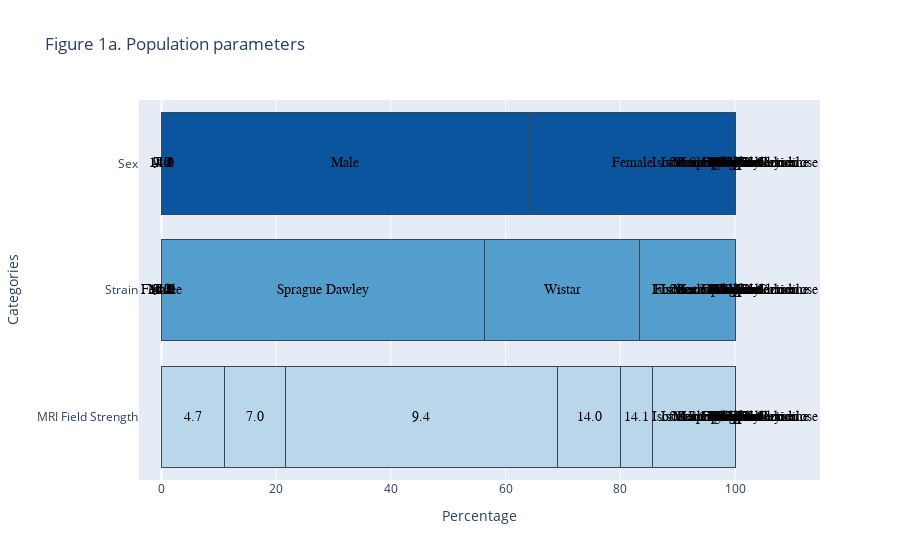

Notebook code for this chart:
### Code cell
# -- Figure 1a --

fig = go.Figure()
annotations = []

# categories = ['MRI field strength', 'stimulation location', 'stimulation type', 'anesthesia', 'strain', 'sex']
# colors = ['rgba(204, 0, 0, 0.8)', 'rgba(204, 102, 0, 0.8)', 'rgba(153, 153, 0, 0.8)', 'rgba(0, 153, 153, 0.8)', 'rgba(102, 0, 204, 0.8)', 'rgba(204, 0, 102, 0.8)']
# magma = ['rgba(0.135053, 0.068391, 0.315)', 'rgba(0.372116, 0.092816, 0.499053)', 'rgba(0.594508, 0.175701, 0.501241)', 'rgba(0.828886, 0.262229, 0.430644)', 'rgba(0.973381, 0.46152, 0.361965)', 'rgba(0.997341, 0.733545, 0.505167)'] #magma in seaborn

categories = ['MRI Field Strength', 'Strain', 'Sex']
blues = ['rgba(0.7309496347558632, 0.8394771241830065, 0.9213225682429834)', 'rgba(0.32628988850442137, 0.6186236063052672, 0.802798923490965)', 'rgba(0.044059976931949255, 0.3338869665513264, 0.6244521337946944)']

for category, color in zip(categories, blues):
    y_label = category
    yd = y_label

    space = 0
    for x_label, xd in metadata[y_label].items():
        fig.add_trace(go.Bar(
            y=[yd],
            x=[xd],
            #name= x_label,
            orientation='h',
            marker=dict(
                color=color,
                line=dict(color='rgba(58, 71, 80, 1.0)', width=1)
            )
        ))

        annotations.append(dict(
                                xref='x', 
                                yref='y',
                                x=space + xd / 2, y=yd,
                                text=x_label,
                                font=dict(family='Arial', 
                                          size=14,
                                          color='rgb(0, 0, 0)'),
                                showarrow=False,
                                ))

        space += xd


layout = go.Layout(
    title='Figure 1a. Population parameters',
    barmode='stack',
    yaxis=dict(title='Categories', showticklabels=True),
    xaxis=dict(title='Percentage',tickformat=".f", ),
    showlegend=True,
    annotations=annotations)

fig.update_layout(layout, showlegend=False)


fig.update_layout(barmode='stack',
                 showlegend=False)


plt.savefig('/project/4180000.19/multirat_stim/scratch/plots/population/scratch_population_parameters.svg', format='svg', dpi=100)
#fig.write_image('/project/4180000.19/multirat_stim/scratch/plots/population/scratch_population_parameters.pmg', format='png')

fig.show()

### Figure 1 — Plotly figure (JSON) as saved in the notebook; plotly's stock layout.template omitted (floating-point values rounded to 4 significant figures)
{"data": [{"marker": {"color": "rgba(0.7309496347558632, 0.8394771241830065, 0.9213225682429834)", "line": {"color": "rgba(58, 71, 80, 1.0)", "width": 1}}, "orientation": "h", "type": "bar", "x": [11.05], "y": ["MRI Field Strength"]}, {"marker": {"color": "rgba(0.7309496347558632, 0.8394771241830065, 0.9213225682429834)", "line": {"color": "rgba(58, 71, 80, 1.0)", "width": 1}}, "orientation": "h", "type": "bar", "x": [10.5], "y": ["MRI Field Strength"]}, {"marker": {"color": "rgba(0.7309496347558632, 0.8394771241830065, 0.9213225682429834)", "line": {"color": "rgba(58, 71, 80, 1.0)", "width": 1}}, "orientation": "h", "type": "bar", "x": [47.51], "y": ["MRI Field Strength"]}, {"marker": {"color": "rgba(0.7309496347558632, 0.8394771241830065, 0.9213225682429834)", "line": {"color": "rgba(58, 71, 80, 1.0)", "width": 1}}, "orientation": "h", "type": "bar", "x": [11.05], "y": ["MRI Field Strength"]}, {"marker": {"color": "rgba(0.7309496347558632, 0.8394771241830065, 0.9213225682429834)", "line": {"color": "rgba(58, 71, 80, 1.0)", "width": 1}}, "orientation": "h", "type": "bar", "x": [5.525], "y": ["MRI Field Strength"]}, {"marker": {"color": "rgba(0.7309496347558632, 0.8394771241830065, 0.9213225682429834)", "line": {"color": "rgba(58, 71, 80, 1.0)", "width": 1}}, "orientation": "h", "type": "bar", "x": [14.36], "y": ["MRI Field Strength"]}, {"marker": {"color": "rgba(0.7309496347558632, 0.8394771241830065, 0.9213225682429834)", "line": {"color": "rgba(58, 71, 80, 1.0)", "width": 1}}, "orientation": "h", "type": "bar", "x": [0], "y": ["MRI Field Strength"]}, {"marker": {"color": "rgba(0.7309496347558632, 0.8394771241830065, 0.9213225682429834)", "line": {"color": "rgba(58, 71, 80, 1.0)", "width": 1}}, "orientation": "h", "type": "bar", "x": [0], "y": ["MRI Field Strength"]}, {"marker": {"color": "rgba(0.7309496347558632, 0.8394771241830065, 0.9213225682429834)", "line": {"color": "rgba(58, 71, 80, 1.0)", "width": 1}}, "orientation": "h", "type": "bar", "x": [0], "y": ["MRI Field Strength"]}, {"marker": {"color": "rgba(0.7309496347558632, 0.8394771241830065, 0.9213225682429834)", "line": {"color": "rgba(58, 71, 80, 1.0)", "width": 1}}, "orientation": "h", "type": "bar", "x": [0], "y": ["MRI Field Strength"]}, {"marker": {"color": "rgba(0.7309496347558632, 0.8394771241830065, 0.9213225682429834)", "line": {"color": "rgba(58, 71, 80, 1.0)", "width": 1}}, "orientation": "h", "type": "bar", "x": [0], "y": ["MRI Field Strength"]}, {"marker": {"color": "rgba(0.7309496347558632, 0.8394771241830065, 0.9213225682429834)", "line": {"color": "rgba(58, 71, 80, 1.0)", "width": 1}}, "orientation": "h", "type": "bar", "x": [0], "y": ["MRI Field Strength"]}, {"marker": {"color": "rgba(0.7309496347558632, 0.8394771241830065, 0.9213225682429834)", "line": {"color": "rgba(58, 71, 80, 1.0)", "width": 1}}, "orientation": "h", "type": "bar", "x": [0], "y": ["MRI Field Strength"]}, {"marker": {"color": "rgba(0.7309496347558632, 0.8394771241830065, 0.9213225682429834)", "line": {"color": "rgba(58, 71, 80, 1.0)", "width": 1}}, "orientation": "h", "type": "bar", "x": [0], "y": ["MRI Field Strength"]}, {"marker": {"color": "rgba(0.7309496347558632, 0.8394771241830065, 0.9213225682429834)", "line": {"color": "rgba(58, 71, 80, 1.0)", "width": 1}}, "orientation": "h", "type": "bar", "x": [0], "y": ["MRI Field Strength"]}, {"marker": {"color": "rgba(0.7309496347558632, 0.8394771241830065, 0.9213225682429834)", "line": {"color": "rgba(58, 71, 80, 1.0)", "width": 1}}, "orientation": "h", "type": "bar", "x": [0], "y": ["MRI Field Strength"]}, {"marker": {"color": "rgba(0.7309496347558632, 0.8394771241830065, 0.9213225682429834)", "line": {"color": "rgba(58, 71, 80, 1.0)", "width": 1}}, "orientation": "h", "type": "bar", "x": [0], "y": ["MRI Field Strength"]}, {"marker": {"color": "rgba(0.7309496347558632, 0.8394771241830065, 0.9213225682429834)", "line": {"color": "rgba(58, 71, 80, 1.0)", "width": 1}}, "orientation": "h", "type": "bar", "x": [0], "y": ["MRI Field Strength"]}, {"marker": {"color": "rgba(0.7309496347558632, 0.8394771241830065, 0.9213225682429834)", "line": {"color": "rgba(58, 71, 80, 1.0)", "width": 1}}, "orientation": "h", "type": "bar", "x": [0], "y": ["MRI Field Strength"]}, {"marker": {"color": "rgba(0.7309496347558632, 0.8394771241830065, 0.9213225682429834)", "line": {"color": "rgba(58, 71, 80, 1.0)", "width": 1}}, "orientation": "h", "type": "bar", "x": [0], "y": ["MRI Field Strength"]}, {"marker": {"color": "rgba(0.7309496347558632, 0.8394771241830065, 0.9213225682429834)", "line": {"color": "rgba(58, 71, 80, 1.0)", "width": 1}}, "orientation": "h", "type": "bar", "x": [0], "y": ["MRI Field Strength"]}, {"marker": {"color": "rgba(0.7309496347558632, 0.8394771241830065, 0.9213225682429834)", "line": {"color": "rgba(58, 71, 80, 1.0)", "width": 1}}, "orientation": "h", "type": "bar", "x": [0], "y": ["MRI Field Strength"]}, {"marker": {"color": "rgba(0.7309496347558632, 0.8394771241830065, 0.9213225682429834)", "line": {"color": "rgba(58, 71, 80, 1.0)", "width": 1}}, "orientation": "h", "type": "bar", "x": [0], "y": ["MRI Field Strength"]}, {"marker": {"color": "rgba(0.7309496347558632, 0.8394771241830065, 0.9213225682429834)", "line": {"color": "rgba(58, 71, 80, 1.0)", "width": 1}}, "orientation": "h", "type": "bar", "x": [0], "y": ["MRI Field Strength"]}, {"marker": {"color": "rgba(0.32628988850442137, 0.6186236063052672, 0.802798923490965)", "line": {"color": "rgba(58, 71, 80, 1.0)", "width": 1}}, "orientation": "h", "type": "bar", "x": [0], "y": ["Strain"]}, {"marker": {"color": "rgba(0.32628988850442137, 0.6186236063052672, 0.802798923490965)", "line": {"color": "rgba(58, 71, 80, 1.0)", "width": 1}}, "orientation": "h", "type": "bar", "x": [0], "y": ["Strain"]}, {"marker": {"color": "rgba(0.32628988850442137, 0.6186236063052672, 0.802798923490965)", "line": {"color": "rgba(58, 71, 80, 1.0)", "width": 1}}, "orientation": "h", "type": "bar", "x": [0], "y": ["Strain"]}, {"marker": {"color": "rgba(0.32628988850442137, 0.6186236063052672, 0.802798923490965)", "line": {"color": "rgba(58, 71, 80, 1.0)", "width": 1}}, "orientation": "h", "type": "bar", "x": [0], "y": ["Strain"]}, {"marker": {"color": "rgba(0.32628988850442137, 0.6186236063052672, 0.802798923490965)", "line": {"color": "rgba(58, 71, 80, 1.0)", "width": 1}}, "orientation": "h", "type": "bar", "x": [0], "y": ["Strain"]}, {"marker": {"color": "rgba(0.32628988850442137, 0.6186236063052672, 0.802798923490965)", "line": {"color": "rgba(58, 71, 80, 1.0)", "width": 1}}, "orientation": "h", "type": "bar", "x": [0], "y": ["Strain"]}, {"marker": {"color": "rgba(0.32628988850442137, 0.6186236063052672, 0.802798923490965)", "line": {"color": "rgba(58, 71, 80, 1.0)", "width": 1}}, "orientation": "h", "type": "bar", "x": [0], "y": ["Strain"]}, {"marker": {"color": "rgba(0.32628988850442137, 0.6186236063052672, 0.802798923490965)", "line": {"color": "rgba(58, 71, 80, 1.0)", "width": 1}}, "orientation": "h", "type": "bar", "x": [0], "y": ["Strain"]}, {"marker": {"color": "rgba(0.32628988850442137, 0.6186236063052672, 0.802798923490965)", "line": {"color": "rgba(58, 71, 80, 1.0)", "width": 1}}, "orientation": "h", "type": "bar", "x": [56.35], "y": ["Strain"]}, {"marker": {"color": "rgba(0.32628988850442137, 0.6186236063052672, 0.802798923490965)", "line": {"color": "rgba(58, 71, 80, 1.0)", "width": 1}}, "orientation": "h", "type": "bar", "x": [27.07], "y": ["Strain"]}, {"marker": {"color": "rgba(0.32628988850442137, 0.6186236063052672, 0.802798923490965)", "line": {"color": "rgba(58, 71, 80, 1.0)", "width": 1}}, "orientation": "h", "type": "bar", "x": [16.57], "y": ["Strain"]}, {"marker": {"color": "rgba(0.32628988850442137, 0.6186236063052672, 0.802798923490965)", "line": {"color": "rgba(58, 71, 80, 1.0)", "width": 1}}, "orientation": "h", "type": "bar", "x": [0], "y": ["Strain"]}, {"marker": {"color": "rgba(0.32628988850442137, 0.6186236063052672, 0.802798923490965)", "line": {"color": "rgba(58, 71, 80, 1.0)", "width": 1}}, "orientation": "h", "type": "bar", "x": [0], "y": ["Strain"]}, {"marker": {"color": "rgba(0.32628988850442137, 0.6186236063052672, 0.802798923490965)", "line": {"color": "rgba(58, 71, 80, 1.0)", "width": 1}}, "orientation": "h", "type": "bar", "x": [0], "y": ["Strain"]}, {"marker": {"color": "rgba(0.32628988850442137, 0.6186236063052672, 0.802798923490965)", "line": {"color": "rgba(58, 71, 80, 1.0)", "width": 1}}, "orientation": "h", "type": "bar", "x": [0], "y": ["Strain"]}, {"marker": {"color": "rgba(0.32628988850442137, 0.6186236063052672, 0.802798923490965)", "line": {"color": "rgba(58, 71, 80, 1.0)", "width": 1}}, "orientation": "h", "type": "bar", "x": [0], "y": ["Strain"]}, {"marker": {"color": "rgba(0.32628988850442137, 0.6186236063052672, 0.802798923490965)", "line": {"color": "rgba(58, 71, 80, 1.0)", "width": 1}}, "orientation": "h", "type": "bar", "x": [0], "y": ["Strain"]}, {"marker": {"color": "rgba(0.32628988850442137, 0.6186236063052672, 0.802798923490965)", "line": {"color": "rgba(58, 71, 80, 1.0)", "width": 1}}, "orientation": "h", "type": "bar", "x": [0], "y": ["Strain"]}, {"marker": {"color": "rgba(0.32628988850442137, 0.6186236063052672, 0.802798923490965)", "line": {"color": "rgba(58, 71, 80, 1.0)", "width": 1}}, "orientation": "h", "type": "bar", "x": [0], "y": ["Strain"]}, {"marker": {"color": "rgba(0.32628988850442137, 0.6186236063052672, 0.802798923490965)", "line": {"color": "rgba(58, 71, 80, 1.0)", "width": 1}}, "orientation": "h", "type": "bar", "x": [0], "y": ["Strain"]}, {"marker": {"color": "rgba(0.32628988850442137, 0.6186236063052672, 0.802798923490965)", "line": {"color": "rgba(58, 71, 80, 1.0)", "width": 1}}, "orientation": "h", "type": "bar", "x": [0], "y": ["Strain"]}, {"marker": {"color": "rgba(0.32628988850442137, 0.6186236063052672, 0.802798923490965)", "line": {"color": "rgba(58, 71, 80, 1.0)", "width": 1}}, "orientation": "h", "type": "bar", "x": [0], "y": ["Strain"]}, {"marker": {"color": "rgba(0.32628988850442137, 0.6186236063052672, 0.802798923490965)", "line": {"color": "rgba(58, 71, 80, 1.0)", "width": 1}}, "orientation": "h", "type": "bar", "x": [0], "y": ["Strain"]}, {"marker": {"color": "rgba(0.32628988850442137, 0.6186236063052672, 0.802798923490965)", "line": {"color": "rgba(58, 71, 80, 1.0)", "width": 1}}, "orientation": "h", "type": "bar", "x": [0], "y": ["Strain"]}, {"marker": {"color": "rgba(0.044059976931949255, 0.3338869665513264, 0.6244521337946944)", "line": {"color": "rgba(58, 71, 80, 1.0)", "width": 1}}, "orientation": "h", "type": "bar", "x": [0], "y": ["Sex"]}, {"marker": {"color": "rgba(0.044059976931949255, 0.3338869665513264, 0.6244521337946944)", "line": {"color": "rgba(58, 71, 80, 1.0)", "width": 1}}, "orientation": "h", "type": "bar", "x": [0], "y": ["Sex"]}, {"marker": {"color": "rgba(0.044059976931949255, 0.3338869665513264, 0.6244521337946944)", "line": {"color": "rgba(58, 71, 80, 1.0)", "width": 1}}, "orientation": "h", "type": "bar", "x": [0], "y": ["Sex"]}, {"marker": {"color": "rgba(0.044059976931949255, 0.3338869665513264, 0.6244521337946944)", "line": {"color": "rgba(58, 71, 80, 1.0)", "width": 1}}, "orientation": "h", "type": "bar", "x": [0], "y": ["Sex"]}, {"marker": {"color": "rgba(0.044059976931949255, 0.3338869665513264, 0.6244521337946944)", "line": {"color": "rgba(58, 71, 80, 1.0)", "width": 1}}, "orientation": "h", "type": "bar", "x": [0], "y": ["Sex"]}, {"marker": {"color": "rgba(0.044059976931949255, 0.3338869665513264, 0.6244521337946944)", "line": {"color": "rgba(58, 71, 80, 1.0)", "width": 1}}, "orientation": "h", "type": "bar", "x": [0], "y": ["Sex"]}, {"marker": {"color": "rgba(0.044059976931949255, 0.3338869665513264, 0.6244521337946944)", "line": {"color": "rgba(58, 71, 80, 1.0)", "width": 1}}, "orientation": "h", "type": "bar", "x": [64.09], "y": ["Sex"]}, {"marker": {"color": "rgba(0.044059976931949255, 0.3338869665513264, 0.6244521337946944)", "line": {"color": "rgba(58, 71, 80, 1.0)", "width": 1}}, "orientation": "h", "type": "bar", "x": [35.91], "y": ["Sex"]}, {"marker": {"color": "rgba(0.044059976931949255, 0.3338869665513264, 0.6244521337946944)", "line": {"color": "rgba(58, 71, 80, 1.0)", "width": 1}}, "orientation": "h", "type": "bar", "x": [0], "y": ["Sex"]}, {"marker": {"color": "rgba(0.044059976931949255, 0.3338869665513264, 0.6244521337946944)", "line": {"color": "rgba(58, 71, 80, 1.0)", "width": 1}}, "orientation": "h", "type": "bar", "x": [0], "y": ["Sex"]}, {"marker": {"color": "rgba(0.044059976931949255, 0.3338869665513264, 0.6244521337946944)", "line": {"color": "rgba(58, 71, 80, 1.0)", "width": 1}}, "orientation": "h", "type": "bar", "x": [0], "y": ["Sex"]}, {"marker": {"color": "rgba(0.044059976931949255, 0.3338869665513264, 0.6244521337946944)", "line": {"color": "rgba(58, 71, 80, 1.0)", "width": 1}}, "orientation": "h", "type": "bar", "x": [0], "y": ["Sex"]}, {"marker": {"color": "rgba(0.044059976931949255, 0.3338869665513264, 0.6244521337946944)", "line": {"color": "rgba(58, 71, 80, 1.0)", "width": 1}}, "orientation": "h", "type": "bar", "x": [0], "y": ["Sex"]}, {"marker": {"color": "rgba(0.044059976931949255, 0.3338869665513264, 0.6244521337946944)", "line": {"color": "rgba(58, 71, 80, 1.0)", "width": 1}}, "orientation": "h", "type": "bar", "x": [0], "y": ["Sex"]}, {"marker": {"color": "rgba(0.044059976931949255, 0.3338869665513264, 0.6244521337946944)", "line": {"color": "rgba(58, 71, 80, 1.0)", "width": 1}}, "orientation": "h", "type": "bar", "x": [0], "y": ["Sex"]}, {"marker": {"color": "rgba(0.044059976931949255, 0.3338869665513264, 0.6244521337946944)", "line": {"color": "rgba(58, 71, 80, 1.0)", "width": 1}}, "orientation": "h", "type": "bar", "x": [0], "y": ["Sex"]}, {"marker": {"color": "rgba(0.044059976931949255, 0.3338869665513264, 0.6244521337946944)", "line": {"color": "rgba(58, 71, 80, 1.0)", "width": 1}}, "orientation": "h", "type": "bar", "x": [0], "y": ["Sex"]}, {"marker": {"color": "rgba(0.044059976931949255, 0.3338869665513264, 0.6244521337946944)", "line": {"color": "rgba(58, 71, 80, 1.0)", "width": 1}}, "orientation": "h", "type": "bar", "x": [0], "y": ["Sex"]}, {"marker": {"color": "rgba(0.044059976931949255, 0.3338869665513264, 0.6244521337946944)", "line": {"color": "rgba(58, 71, 80, 1.0)", "width": 1}}, "orientation": "h", "type": "bar", "x": [0], "y": ["Sex"]}, {"marker": {"color": "rgba(0.044059976931949255, 0.3338869665513264, 0.6244521337946944)", "line": {"color": "rgba(58, 71, 80, 1.0)", "width": 1}}, "orientation": "h", "type": "bar", "x": [0], "y": ["Sex"]}, {"marker": {"color": "rgba(0.044059976931949255, 0.3338869665513264, 0.6244521337946944)", "line": {"color": "rgba(58, 71, 80, 1.0)", "width": 1}}, "orientation": "h", "type": "bar", "x": [0], "y": ["Sex"]}, {"marker": {"color": "rgba(0.044059976931949255, 0.3338869665513264, 0.6244521337946944)", "line": {"color": "rgba(58, 71, 80, 1.0)", "width": 1}}, "orientation": "h", "type": "bar", "x": [0], "y": ["Sex"]}, {"marker": {"color": "rgba(0.044059976931949255, 0.3338869665513264, 0.6244521337946944)", "line": {"color": "rgba(58, 71, 80, 1.0)", "width": 1}}, "orientation": "h", "type": "bar", "x": [0], "y": ["Sex"]}, {"marker": {"color": "rgba(0.044059976931949255, 0.3338869665513264, 0.6244521337946944)", "line": {"color": "rgba(58, 71, 80, 1.0)", "width": 1}}, "orientation": "h", "type": "bar", "x": [0], "y": ["Sex"]}], "layout": {"annotations": [{"font": {"color": "rgb(0, 0, 0)", "family": "Arial", "size": 14}, "showarrow": false, "text": "4.7", "x": 5.525, "xref": "x", "y": "MRI Field Strength", "yref": "y"}, {"font": {"color": "rgb(0, 0, 0)", "family": "Arial", "size": 14}, "showarrow": false, "text": "7.0", "x": 16.3, "xref": "x", "y": "MRI Field Strength", "yref": "y"}, {"font": {"color": "rgb(0, 0, 0)", "family": "Arial", "size": 14}, "showarrow": false, "text": "9.4", "x": 45.3, "xref": "x", "y": "MRI Field Strength", "yref": "y"}, {"font": {"color": "rgb(0, 0, 0)", "family": "Arial", "size": 14}, "showarrow": false, "text": "14.0", "x": 74.59, "xref": "x", "y": "MRI Field Strength", "yref": "y"}, {"font": {"color": "rgb(0, 0, 0)", "family": "Arial", "size": 14}, "showarrow": false, "text": "14.1", "x": 82.87, "xref": "x", "y": "MRI Field Strength", "yref": "y"}, {"font": {"color": "rgb(0, 0, 0)", "family": "Arial", "size": 14}, "showarrow": false, "text": "17.2", "x": 92.82, "xref": "x", "y": "MRI Field Strength", "yref": "y"}, {"font": {"color": "rgb(0, 0, 0)", "family": "Arial", "size": 14}, "showarrow": false, "text": "Male", "x": 100, "xref": "x", "y": "MRI Field Strength", "yref": "y"}, {"font": {"color": "rgb(0, 0, 0)", "family": "Arial", "size": 14}, "showarrow": false, "text": "Female", "x": 100, "xref": "x", "y": "MRI Field Strength", "yref": "y"}, {"font": {"color": "rgb(0, 0, 0)", "family": "Arial", "size": 14}, "showarrow": false, "text": "Sprague Dawley", "x": 100, "xref": "x", "y": "MRI Field Strength", "yref": "y"}, {"font": {"color": "rgb(0, 0, 0)", "family": "Arial", "size": 14}, "showarrow": false, "text": "Wistar", "x": 100, "xref": "x", "y": "MRI Field Strength", "yref": "y"}, {"font": {"color": "rgb(0, 0, 0)", "family": "Arial", "size": 14}, "showarrow": false, "text": "Fischer 344", "x": 100, "xref": "x", "y": "MRI Field Strength", "yref": "y"}, {"font": {"color": "rgb(0, 0, 0)", "family": "Arial", "size": 14}, "showarrow": false, "text": "Isoflurane / Medetomidine", "x": 100, "xref": "x", "y": "MRI Field Strength", "yref": "y"}, {"font": {"color": "rgb(0, 0, 0)", "family": "Arial", "size": 14}, "showarrow": false, "text": "Isoflurane", "x": 100, "xref": "x", "y": "MRI Field Strength", "yref": "y"}, {"font": {"color": "rgb(0, 0, 0)", "family": "Arial", "size": 14}, "showarrow": false, "text": "Isoflurane / Alpha-Chloralose", "x": 100, "xref": "x", "y": "MRI Field Strength", "yref": "y"}, {"font": {"color": "rgb(0, 0, 0)", "family": "Arial", "size": 14}, "showarrow": false, "text": "Ketamine / Xylazine", "x": 100, "xref": "x", "y": "MRI Field Strength", "yref": "y"}, {"font": {"color": "rgb(0, 0, 0)", "family": "Arial", "size": 14}, "showarrow": false, "text": "Electric", "x": 100, "xref": "x", "y": "MRI Field Strength", "yref": "y"}, {"font": {"color": "rgb(0, 0, 0)", "family": "Arial", "size": 14}, "showarrow": false, "text": "Light", "x": 100, "xref": "x", "y": "MRI Field Strength", "yref": "y"}, {"font": {"color": "rgb(0, 0, 0)", "family": "Arial", "size": 14}, "showarrow": false, "text": "Thermal", "x": 100, "xref": "x", "y": "MRI Field Strength", "yref": "y"}, {"font": {"color": "rgb(0, 0, 0)", "family": "Arial", "size": 14}, "showarrow": false, "text": "Optogenetic", "x": 100, "xref": "x", "y": "MRI Field Strength", "yref": "y"}, {"font": {"color": "rgb(0, 0, 0)", "family": "Arial", "size": 14}, "showarrow": false, "text": "Mechanical Deflection", "x": 100, "xref": "x", "y": "MRI Field Strength", "yref": "y"}, {"font": {"color": "rgb(0, 0, 0)", "family": "Arial", "size": 14}, "showarrow": false, "text": "Forepaw", "x": 100, "xref": "x", "y": "MRI Field Strength", "yref": "y"}, {"font": {"color": "rgb(0, 0, 0)", "family": "Arial", "size": 14}, "showarrow": false, "text": "Hindpaw", "x": 100, "xref": "x", "y": "MRI Field Strength", "yref": "y"}, {"font": {"color": "rgb(0, 0, 0)", "family": "Arial", "size": 14}, "showarrow": false, "text": "Eye", "x": 100, "xref": "x", "y": "MRI Field Strength", "yref": "y"}, {"font": {"color": "rgb(0, 0, 0)", "family": "Arial", "size": 14}, "showarrow": false, "text": "Whiskers", "x": 100, "xref": "x", "y": "MRI Field Strength", "yref": "y"}, {"font": {"color": "rgb(0, 0, 0)", "family": "Arial", "size": 14}, "showarrow": false, "text": "4.7", "x": 0, "xref": "x", "y": "Strain", "yref": "y"}, {"font": {"color": "rgb(0, 0, 0)", "family": "Arial", "size": 14}, "showarrow": false, "text": "7.0", "x": 0, "xref": "x", "y": "Strain", "yref": "y"}, {"font": {"color": "rgb(0, 0, 0)", "family": "Arial", "size": 14}, "showarrow": false, "text": "9.4", "x": 0, "xref": "x", "y": "Strain", "yref": "y"}, {"font": {"color": "rgb(0, 0, 0)", "family": "Arial", "size": 14}, "showarrow": false, "text": "14.0", "x": 0, "xref": "x", "y": "Strain", "yref": "y"}, {"font": {"color": "rgb(0, 0, 0)", "family": "Arial", "size": 14}, "showarrow": false, "text": "14.1", "x": 0, "xref": "x", "y": "Strain", "yref": "y"}, {"font": {"color": "rgb(0, 0, 0)", "family": "Arial", "size": 14}, "showarrow": false, "text": "17.2", "x": 0, "xref": "x", "y": "Strain", "yref": "y"}, {"font": {"color": "rgb(0, 0, 0)", "family": "Arial", "size": 14}, "showarrow": false, "text": "Male", "x": 0, "xref": "x", "y": "Strain", "yref": "y"}, {"font": {"color": "rgb(0, 0, 0)", "family": "Arial", "size": 14}, "showarrow": false, "text": "Female", "x": 0, "xref": "x", "y": "Strain", "yref": "y"}, {"font": {"color": "rgb(0, 0, 0)", "family": "Arial", "size": 14}, "showarrow": false, "text": "Sprague Dawley", "x": 28.18, "xref": "x", "y": "Strain", "yref": "y"}, {"font": {"color": "rgb(0, 0, 0)", "family": "Arial", "size": 14}, "showarrow": false, "text": "Wistar", "x": 69.89, "xref": "x", "y": "Strain", "yref": "y"}, {"font": {"color": "rgb(0, 0, 0)", "family": "Arial", "size": 14}, "showarrow": false, "text": "Fischer 344", "x": 91.71, "xref": "x", "y": "Strain", "yref": "y"}, {"font": {"color": "rgb(0, 0, 0)", "family": "Arial", "size": 14}, "showarrow": false, "text": "Isoflurane / Medetomidine", "x": 100, "xref": "x", "y": "Strain", "yref": "y"}, {"font": {"color": "rgb(0, 0, 0)", "family": "Arial", "size": 14}, "showarrow": false, "text": "Isoflurane", "x": 100, "xref": "x", "y": "Strain", "yref": "y"}, {"font": {"color": "rgb(0, 0, 0)", "family": "Arial", "size": 14}, "showarrow": false, "text": "Isoflurane / Alpha-Chloralose", "x": 100, "xref": "x", "y": "Strain", "yref": "y"}, {"font": {"color": "rgb(0, 0, 0)", "family": "Arial", "size": 14}, "showarrow": false, "text": "Ketamine / Xylazine", "x": 100, "xref": "x", "y": "Strain", "yref": "y"}, {"font": {"color": "rgb(0, 0, 0)", "family": "Arial", "size": 14}, "showarrow": false, "text": "Electric", "x": 100, "xref": "x", "y": "Strain", "yref": "y"}, {"font": {"color": "rgb(0, 0, 0)", "family": "Arial", "size": 14}, "showarrow": false, "text": "Light", "x": 100, "xref": "x", "y": "Strain", "yref": "y"}, {"font": {"color": "rgb(0, 0, 0)", "family": "Arial", "size": 14}, "showarrow": false, "text": "Thermal", "x": 100, "xref": "x", "y": "Strain", "yref": "y"}, {"font": {"color": "rgb(0, 0, 0)", "family": "Arial", "size": 14}, "showarrow": false, "text": "Optogenetic", "x": 100, "xref": "x", "y": "Strain", "yref": "y"}, {"font": {"color": "rgb(0, 0, 0)", "family": "Arial", "size": 14}, "showarrow": false, "text": "Mechanical Deflection", "x": 100, "xref": "x", "y": "Strain", "yref": "y"}, {"font": {"color": "rgb(0, 0, 0)", "family": "Arial", "size": 14}, "showarrow": false, "text": "Forepaw", "x": 100, "xref": "x", "y": "Strain", "yref": "y"}, {"font": {"color": "rgb(0, 0, 0)", "family": "Arial", "size": 14}, "showarrow": false, "text": "Hindpaw", "x": 100, "xref": "x", "y": "Strain", "yref": "y"}, {"font": {"color": "rgb(0, 0, 0)", "family": "Arial", "size": 14}, "showarrow": false, "text": "Eye", "x": 100, "xref": "x", "y": "Strain", "yref": "y"}, {"font": {"color": "rgb(0, 0, 0)", "family": "Arial", "size": 14}, "showarrow": false, "text": "Whiskers", "x": 100, "xref": "x", "y": "Strain", "yref": "y"}, {"font": {"color": "rgb(0, 0, 0)", "family": "Arial", "size": 14}, "showarrow": false, "text": "4.7", "x": 0, "xref": "x", "y": "Sex", "yref": "y"}, {"font": {"color": "rgb(0, 0, 0)", "family": "Arial", "size": 14}, "showarrow": false, "text": "7.0", "x": 0, "xref": "x", "y": "Sex", "yref": "y"}, {"font": {"color": "rgb(0, 0, 0)", "family": "Arial", "size": 14}, "showarrow": false, "text": "9.4", "x": 0, "xref": "x", "y": "Sex", "yref": "y"}, {"font": {"color": "rgb(0, 0, 0)", "family": "Arial", "size": 14}, "showarrow": false, "text": "14.0", "x": 0, "xref": "x", "y": "Sex", "yref": "y"}, {"font": {"color": "rgb(0, 0, 0)", "family": "Arial", "size": 14}, "showarrow": false, "text": "14.1", "x": 0, "xref": "x", "y": "Sex", "yref": "y"}, {"font": {"color": "rgb(0, 0, 0)", "family": "Arial", "size": 14}, "showarrow": false, "text": "17.2", "x": 0, "xref": "x", "y": "Sex", "yref": "y"}, {"font": {"color": "rgb(0, 0, 0)", "family": "Arial", "size": 14}, "showarrow": false, "text": "Male", "x": 32.04, "xref": "x", "y": "Sex", "yref": "y"}, {"font": {"color": "rgb(0, 0, 0)", "family": "Arial", "size": 14}, "showarrow": false, "text": "Female", "x": 82.04, "xref": "x", "y": "Sex", "yref": "y"}, {"font": {"color": "rgb(0, 0, 0)", "family": "Arial", "size": 14}, "showarrow": false, "text": "Sprague Dawley", "x": 100, "xref": "x", "y": "Sex", "yref": "y"}, {"font": {"color": "rgb(0, 0, 0)", "family": "Arial", "size": 14}, "showarrow": false, "text": "Wistar", "x": 100, "xref": "x", "y": "Sex", "yref": "y"}, {"font": {"color": "rgb(0, 0, 0)", "family": "Arial", "size": 14}, "showarrow": false, "text": "Fischer 344", "x": 100, "xref": "x", "y": "Sex", "yref": "y"}, {"font": {"color": "rgb(0, 0, 0)", "family": "Arial", "size": 14}, "showarrow": false, "text": "Isoflurane / Medetomidine", "x": 100, "xref": "x", "y": "Sex", "yref": "y"}, {"font": {"color": "rgb(0, 0, 0)", "family": "Arial", "size": 14}, "showarrow": false, "text": "Isoflurane", "x": 100, "xref": "x", "y": "Sex", "yref": "y"}, {"font": {"color": "rgb(0, 0, 0)", "family": "Arial", "size": 14}, "showarrow": false, "text": "Isoflurane / Alpha-Chloralose", "x": 100, "xref": "x", "y": "Sex", "yref": "y"}, {"font": {"color": "rgb(0, 0, 0)", "family": "Arial", "size": 14}, "showarrow": false, "text": "Ketamine / Xylazine", "x": 100, "xref": "x", "y": "Sex", "yref": "y"}, {"font": {"color": "rgb(0, 0, 0)", "family": "Arial", "size": 14}, "showarrow": false, "text": "Electric", "x": 100, "xref": "x", "y": "Sex", "yref": "y"}, {"font": {"color": "rgb(0, 0, 0)", "family": "Arial", "size": 14}, "showarrow": false, "text": "Light", "x": 100, "xref": "x", "y": "Sex", "yref": "y"}, {"font": {"color": "rgb(0, 0, 0)", "family": "Arial", "size": 14}, "showarrow": false, "text": "Thermal", "x": 100, "xref": "x", "y": "Sex", "yref": "y"}, {"font": {"color": "rgb(0, 0, 0)", "family": "Arial", "size": 14}, "showarrow": false, "text": "Optogenetic", "x": 100, "xref": "x", "y": "Sex", "yref": "y"}, {"font": {"color": "rgb(0, 0, 0)", "family": "Arial", "size": 14}, "showarrow": false, "text": "Mechanical Deflection", "x": 100, "xref": "x", "y": "Sex", "yref": "y"}, {"font": {"color": "rgb(0, 0, 0)", "family": "Arial", "size": 14}, "showarrow": false, "text": "Forepaw", "x": 100, "xref": "x", "y": "Sex", "yref": "y"}, {"font": {"color": "rgb(0, 0, 0)", "family": "Arial", "size": 14}, "showarrow": false, "text": "Hindpaw", "x": 100, "xref": "x", "y": "Sex", "yref": "y"}, {"font": {"color": "rgb(0, 0, 0)", "family": "Arial", "size": 14}, "showarrow": false, "text": "Eye", "x": 100, "xref": "x", "y": "Sex", "yref": "y"}, {"font": {"color": "rgb(0, 0, 0)", "family": "Arial", "size": 14}, "showarrow": false, "text": "Whiskers", "x": 100, "xref": "x", "y": "Sex", "yref": "y"}], "barmode": "stack", "showlegend": false, "title": {"text": "Figure 1a. Population parameters"}, "xaxis": {"tickformat": ".f", "title": {"text": "Percentage"}}, "yaxis": {"showticklabels": true, "title": {"text": "Categories"}}}}
